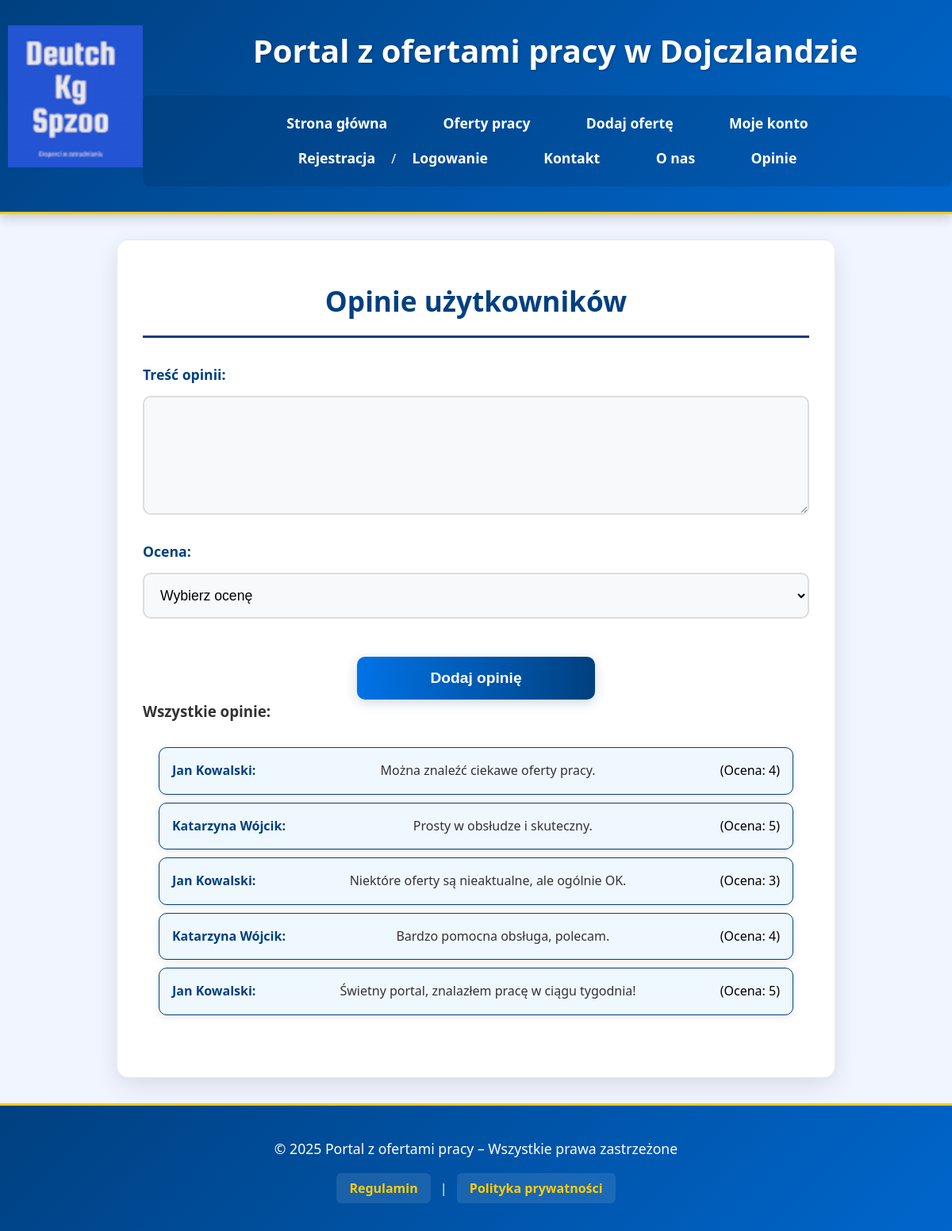
Before: /opinie.php with the older database file.
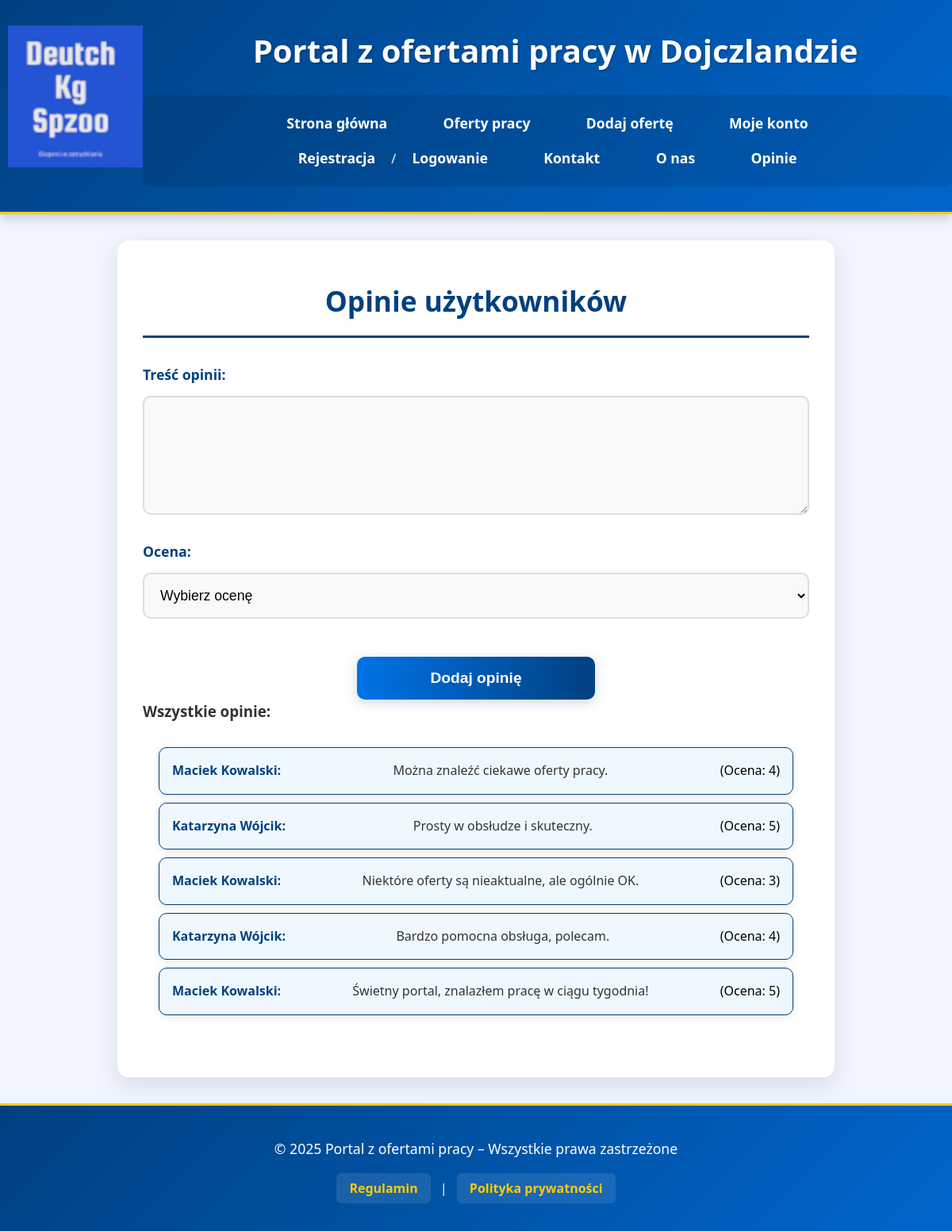
After: the same page with the newer database file.
### tables this page shows
CREATE TABLE `opinie` (
  `id` int(11) NOT NULL,
  `id_uzytkownika` int(11) NOT NULL,
  `tresc` text DEFAULT NULL,
  `ocena` int(11) DEFAULT NULL CHECK (`ocena` between 1 and 5),
  `data_dodania` datetime DEFAULT current_timestamp()
);

CREATE TABLE `uzytkownicy` (
  `id` int(11) NOT NULL,
  `imie` varchar(100) DEFAULT NULL,
  `nazwisko` varchar(100) DEFAULT NULL,
  `email` varchar(255) NOT NULL,
  `telefon` varchar(20) DEFAULT NULL,
  `zdjecie_profilowe` varchar(255) DEFAULT NULL,
  `haslo` varchar(255) NOT NULL,
  `opis` text DEFAULT NULL,
  `rola` enum('uzytkownik','pracodawca','admin') DEFAULT 'uzytkownik',
  `aktywny` tinyint(1) DEFAULT 1,
  `data_rejestracji` datetime DEFAULT current_timestamp(),
  `ostatnie_logowanie` datetime DEFAULT NULL,
  `pensja` decimal(10,2) DEFAULT NULL
);

### opinie.php (the view, shortened to what this page needs)
<?php
require_once 'config.php';
$opinie = [];
try {
    $stmt = $conn->prepare("SELECT o.tresc, u.imie, u.nazwisko, o.ocena FROM opinie o JOIN uzytkownicy u ON o.id_uzytkownika = u.id ORDER BY o.data_dodania DESC");
    $stmt->execute();
    $result = $stmt->get_result();
    while ($row = $result->fetch_assoc()) {
        $opinie[] = $row;
    }
} catch (Exception $e) {
    die("Wystąpił błąd: " . $e->getMessage());
}
?>
<!DOCTYPE html>
<html lang="pl">
<head>
    <link rel="stylesheet" href="styleindex.css">
</head>
<body>
<header>
    <img src="logo.png" alt="Logo" style=" float:left;margin-left:10px;">
    <h1>Portal z ofertami pracy w Dojczlandzie</h1>
    <nav>
        <ul>
            <li><a href="index.php">Strona główna</a></li>
            <li><a href="lista_ofert.php">Oferty pracy</a></li>
            <li><a href="dodaj_oferte.php">Dodaj ofertę</a></li>
            <li><a href="konto.php">Moje konto</a></li>
            <li><a href="rejestracja.php">Rejestracja</a> / <a href="logowanie.php">Logowanie</a></li>
            <li><a href="kontakt.php">Kontakt</a></li>
            <li><a href="o_nas.php">O nas</a></li>
            <li><a href="opinie.php">Opinie</a></li>
        </ul>
    </nav>
</header>
<main>
    <h2>Opinie użytkowników</h2>
    <form action="opinie.php" method="post">
        <div class="form-group">
            <label for="tresc">Treść opinii:</label>
            <textarea id="tresc" name="tresc" rows="5" required></textarea>
        </div>
        <div class="form-group">
            <label for="ocena">Ocena:</label>
            <select id="ocena" name="ocena" required>
                <option value="">Wybierz ocenę</option>
            </select>
        </div>
        <button type="submit">Dodaj opinię</button>
    </form>
    <h3>Wszystkie opinie:</h3>
    <div id="opinie-lista">
        <?php if (empty($opinie)): ?>
            <p>Brak opinii do wyświetlenia.</p>
        <?php else: ?>
            <div class="opinie-container">
                <?php foreach ($opinie as $opinia): ?>
                    <div class="opinia">
                        <strong><?= htmlspecialchars($opinia['imie'] . ' ' . $opinia['nazwisko']) ?>:</strong>
                        <span class="tresc-opinii"><?= htmlspecialchars($opinia['tresc']) ?></span>
                        <span class="ocena-opinii">(Ocena: <?= htmlspecialchars($opinia['ocena']) ?>)</span>
                    </div>
                <?php endforeach; ?>
            </div>
        <?php endif; ?>
    </div>
</main>
<footer>
    <p>&copy; 2025 Portal z ofertami pracy – Wszystkie prawa zastrzeżone</p>
    <a href="regulamin.php">Regulamin</a> | <a href="polityka_prywatnosci.php">Polityka prywatności</a>
</footer>
</body>
</html>

Changed rows visible on the page:
changed through a linked row, opinie "Można znaleźć ciekawe oferty pracy.": uzytkownicy.imie+nazwisko "Jan Kowalski" → "Maciek Kowalski"
changed through a linked row, opinie "Niektóre oferty są nieaktualne, ale ogólnie OK.": uzytkownicy.imie+nazwisko "Jan Kowalski" → "Maciek Kowalski"
changed through a linked row, opinie "Świetny portal, znalazłem pracę w ciągu tygodnia!": uzytkownicy.imie+nazwisko "Jan Kowalski" → "Maciek Kowalski"
